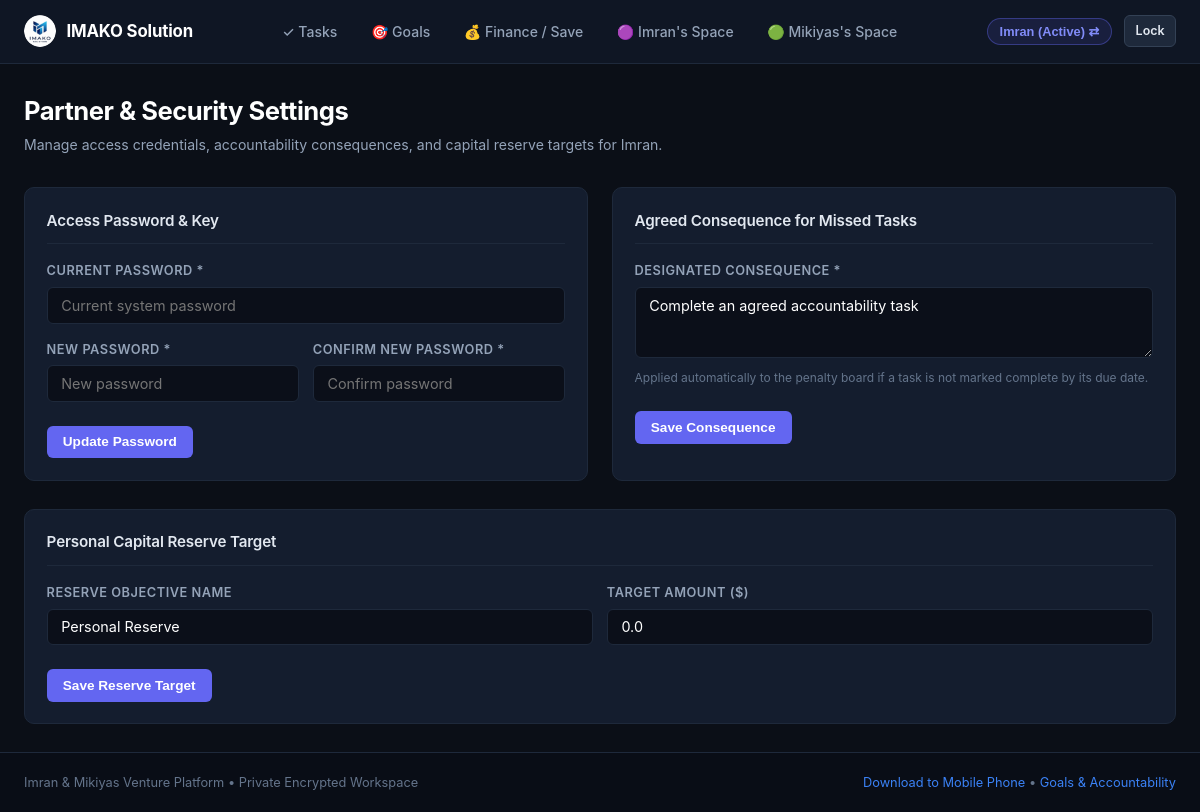
Page /settings (signed in) on the committed database.
### tables this page shows
CREATE TABLE users (
        id TEXT PRIMARY KEY,
        name TEXT NOT NULL,
        pin_hash TEXT NOT NULL,
        default_consequence TEXT NOT NULL DEFAULT '',
        savings_goal_name TEXT NOT NULL DEFAULT 'Capital Growth Fund',
        savings_goal_target REAL NOT NULL DEFAULT 0.0,
        currency TEXT NOT NULL DEFAULT '$'
    );

### app.py (the view)
@app.route("/settings")
def settings_view():
    return render_template("settings.html", active_page="settings")

### app.py (called while the page is built, shortened)
@app.before_request
def require_authentication_gate():
    if request.endpoint == "static" or request.path.startswith(("/static/", "/public/")):
        return None
    allowed_exact = (
        "/", "/index", "/login", "/login/", "/favicon.ico", "/manifest.json", "/sw.js",
        "/api/index", "/api/index/", "/api/index.py", "/debug"
    )
    if (
        request.path in allowed_exact
        or request.endpoint in ("login", "debug_endpoint", "index", "vercel_entrypoint_dispatcher")
    ):
        return None
    user = session.get("logged_in_user") or request.cookies.get("partner_user")
    if user in ("imran", "mikiyas"):
        if not session.get("logged_in_user"):
            session["logged_in_user"] = user
            session.permanent = True
        return None

@app.context_processor
def inject_globals():
    today_str = date.today().strftime("%Y-%m-%d")
    current_user = None
    logged_id = session.get("logged_in_user")
    conn = get_db_connection()
    check_and_apply_penalties(conn)
    if logged_id:
        cursor = conn.cursor()
        cursor.execute("SELECT * FROM users WHERE id = ?", (logged_id,))
        current_user = cursor.fetchone()
    cursor = conn.cursor()
    cursor.execute("SELECT COUNT(*) FROM penalties WHERE status = 'Pending'")
    total_pending_penalties = cursor.fetchone()[0]
    conn.close()
    return {
        "current_user": current_user,
        "total_pending_penalties": total_pending_penalties,
        "today_str": today_str
    }

### database/db.py (called while the page is built, shortened)
def get_db_connection():
    global _last_db_check
    conn = sqlite3.connect(DB_PATH, factory=SyncedConnection)
    conn.row_factory = sqlite3.Row
    conn.execute("PRAGMA foreign_keys = ON")
    return conn

def check_and_apply_penalties(conn):
    today_str = date.today().strftime("%Y-%m-%d")
    cursor = conn.cursor()
    cursor.execute("""
    SELECT t.id, t.user_id, t.title, t.due_date, u.default_consequence
    FROM tasks t
    JOIN users u ON t.user_id = u.id
    WHERE t.due_date < ? AND t.is_done = 0 AND t.consequence_applied = 0
    """, (today_str,))
    overdue_tasks = cursor.fetchall()
    conn.commit()

    def commit(self):
        super().commit()
        if is_serverless:
            sync_db()

### templates/settings.html (shortened to what this page needs)
{% extends "base.html" %}
{% block content %}
<div style="margin-bottom: 2rem;">
  <h1 style="font-size: 1.6rem; font-weight: 700;">Partner &amp; Security Settings</h1>
  <p style="color: var(--text-muted); font-size: 0.88rem; margin-top: 0.25rem;">
    Manage access credentials, accountability consequences, and capital reserve targets for {{ current_user.name }}.
  </p>
</div>
<div class="grid-2">
  <div class="card">
    <div class="card-header">
      <div class="card-title">Access Password &amp; Key</div>
    </div>
    <form action="{{ url_for('change_pin') }}" method="POST">
      <div class="form-group">
        <label class="form-label">Current Password *</label>
        <input type="password" name="current_pin" class="form-input" placeholder="Current system password" required>
      </div>
      <div class="form-row">
        <div class="form-group">
          <label class="form-label">New Password *</label>
          <input type="password" name="new_pin" class="form-input" placeholder="New password" required>
        </div>
        <div class="form-group">
          <label class="form-label">Confirm New Password *</label>
          <input type="password" name="confirm_pin" class="form-input" placeholder="Confirm password" required>
        </div>
      </div>
      <button type="submit" class="btn btn-primary" style="margin-top:0.5rem;">Update Password</button>
    </form>
  </div>
  <div class="card">
    <div class="card-header">
      <div class="card-title">Agreed Consequence for Missed Tasks</div>
    </div>
    <form action="{{ url_for('update_consequence') }}" method="POST">
      <div class="form-group">
        <label class="form-label">Designated Consequence *</label>
        <textarea name="consequence" class="form-textarea" rows="3" required>{{ current_user.default_consequence }}</textarea>
        <div class="form-hint">
          Applied automatically to the penalty board if a task is not marked complete by its due date.
        </div>
      </div>
      <button type="submit" class="btn btn-primary" style="margin-top:0.5rem;">Save Consequence</button>
    </form>
  </div>
</div>
<div class="card" style="margin-top:1.5rem;">
  <div class="card-header">
    <div class="card-title">Personal Capital Reserve Target</div>
  </div>
  <form action="{{ url_for('update_savings_goal') }}" method="POST">
    <div class="form-row">
      <div class="form-group">
        <label class="form-label">Reserve Objective Name</label>
        <input type="text" name="goal_name" class="form-input" value="{{ current_user.savings_goal_name }}" required>
      </div>
      <div class="form-group">
        <label class="form-label">Target Amount ($)</label>
        <input type="number" step="1" min="0" name="target_amount" class="form-input" value="{{ current_user.savings_goal_target }}" required>
      </div>
    </div>
    <button type="submit" class="btn btn-primary" style="margin-top:0.5rem;">Save Reserve Target</button>
  </form>
</div>
{% endblock %}

### static/css/style.css (style rules this page uses)
:root { --bg-primary: #0b0f17; --bg-secondary: #111827; --bg-card: #141d2e; --bg-card-hover: #1a253a; --border-color: #1e293b; --border-focus: #3b82f6; --text-main: #f8fafc; --text-muted: #94a3b8; --text-subtle: #64748b; --accent-indigo: #6366f1; --accent-blue: #3b82f6; --accent-emerald: #10b981; --accent-rose: #f43f5e; --accent-amber: #f59e0b; --font-family: -apple-system, BlinkMacSystemFont, "Segoe UI", Roboto, "Helvetica Neue", Arial, sans-serif; --radius-sm: 6px; --radius-md: 10px; --radius-lg: 14px; }
* { box-sizing: border-box; margin: 0; padding: 0; }
body { font-family: var(--font-family); background-color: var(--bg-primary); color: var(--text-main); line-height: 1.5; min-height: 100vh; display: flex; flex-direction: column; }
h1, h2, h3, h4, h5 { font-weight: 700; letter-spacing: -0.02em; color: #ffffff; }
.grid-2 { display: grid; grid-template-columns: repeat(auto-fit, minmax(340px, 1fr)); gap: 1.5rem; margin-bottom: 1.75rem; }
.card { background: var(--bg-card); border: 1px solid var(--border-color); border-radius: var(--radius-md); padding: 1.35rem; transition: border-color 0.2s ease; }
.card-header { display: flex; align-items: center; justify-content: space-between; margin-bottom: 1.1rem; padding-bottom: 0.65rem; border-bottom: 1px solid var(--border-color); }
.card-title { font-size: 0.95rem; font-weight: 600; color: #e2e8f0; letter-spacing: -0.01em; }
.btn { display: inline-flex; align-items: center; justify-content: center; gap: 0.4rem; padding: 0.48rem 0.95rem; font-size: 0.85rem; font-weight: 600; border-radius: var(--radius-sm); border: 1px solid transparent; cursor: pointer; transition: all 0.15s ease; text-decoration: none; }
.btn-primary { background: var(--accent-indigo); color: #ffffff; }
.form-group { margin-bottom: 1rem; }
.form-label { display: block; font-size: 0.8rem; font-weight: 600; color: var(--text-muted); margin-bottom: 0.4rem; text-transform: uppercase; letter-spacing: 0.04em; }
.form-input, .form-select, .form-textarea { width: 100%; padding: 0.55rem 0.85rem; font-size: 0.9rem; border: 1px solid var(--border-color); border-radius: var(--radius-sm); background-color: #0b0f19; color: #ffffff; font-family: inherit; transition: border-color 0.15s ease; }
.form-row { display: grid; grid-template-columns: 1fr 1fr; gap: 0.85rem; }
.form-hint { font-size: 0.75rem; color: var(--text-subtle); margin-top: 0.35rem; }

### rows in the picture
users: name "Imran", consequence "Complete an agreed accountability task", goal_name "Personal Reserve", target_amount "0.0"
